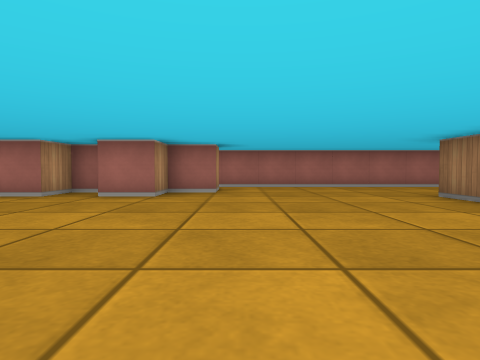
[1] (above)

16 first-person views from a walk through a cub3D ray-caster map. The camera is about half as high as the walls, tilts 2° down and sees 75° across. The floor is counted in squares. Each view is taken from the middle of a square. On the plan, view 1 faces up. The plan holds only what a view shows up to about 9 squares ahead; the rest is blank.

[2]
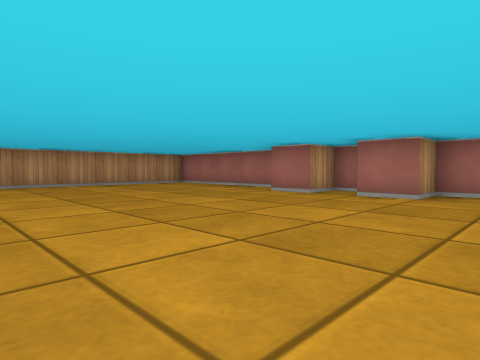

[3]
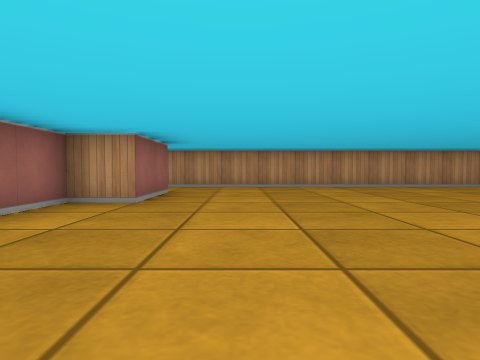

[4]
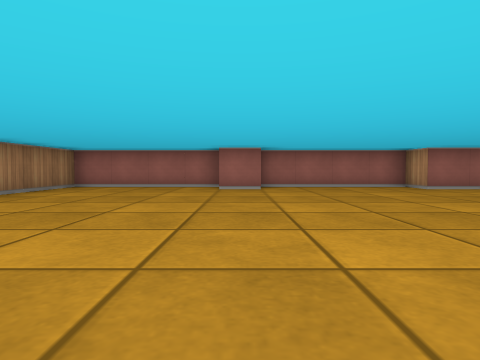

[5]
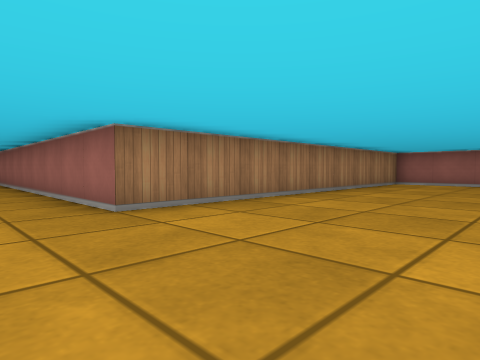

[6]
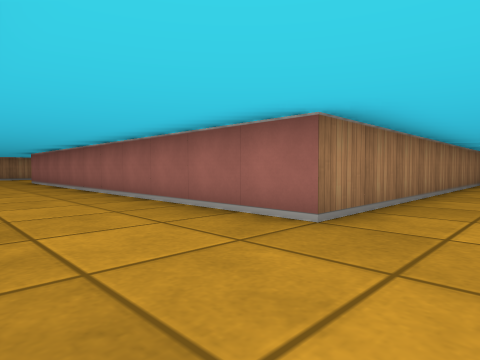

[7]
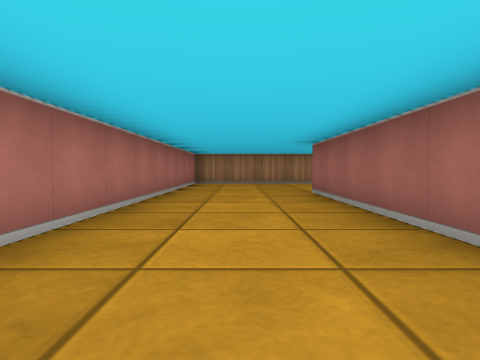

[8]
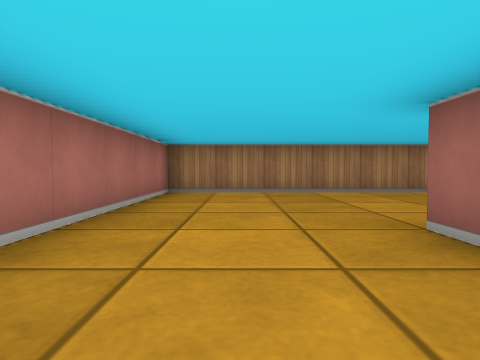

[9]
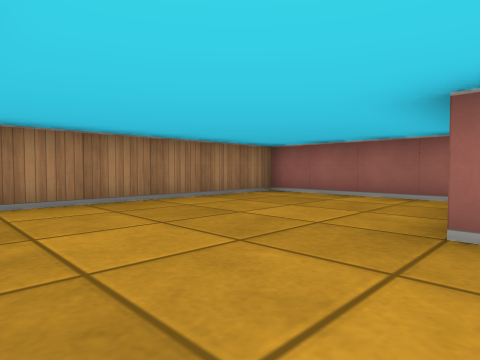

[10]
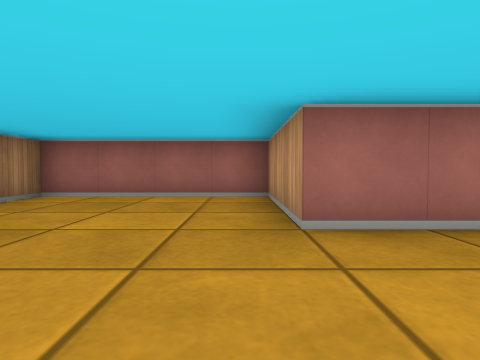

[11]
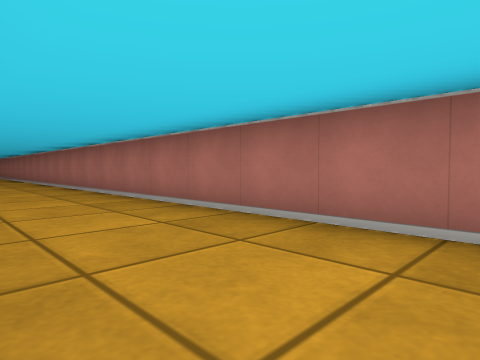

[12]
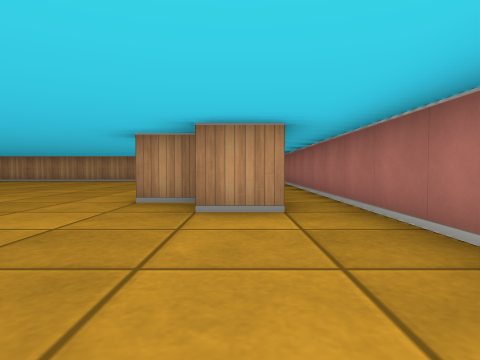

[13]
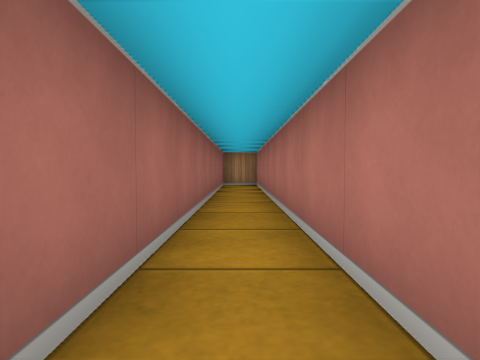

[14]
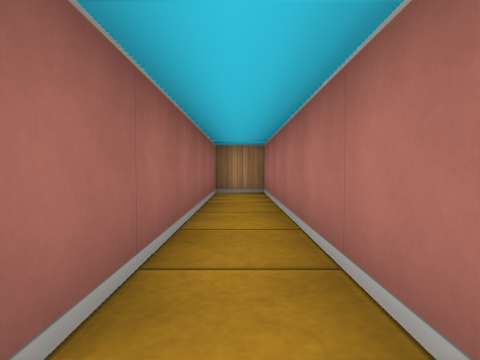

[15]
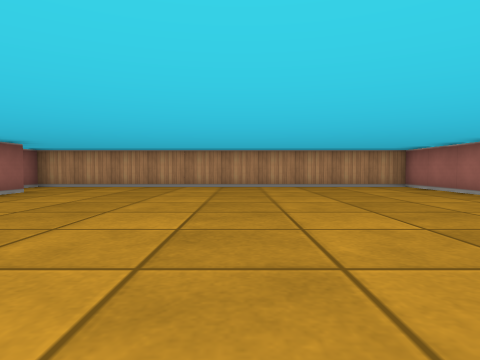

[16]
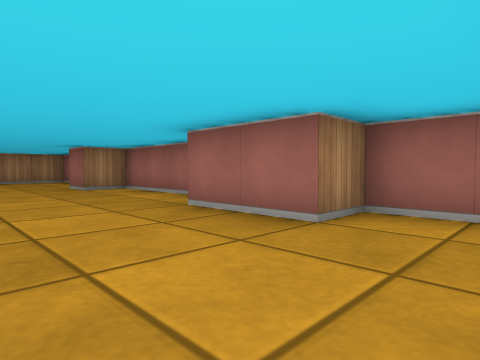

### Floor plan
Points are (right, up) in squares from view 1. A wall is a line through its corners. A room is listed if a view was taken in it or the views show most of it. See-through windows are left out.
Room 1 (views 1, 2, 3, 4, 5, 6, 7, 8, 9, 10, 11, 12, 13, 14, 15, 16)
walls: (-2.9, 6.5) (-3.5, 6.5) (-3.5, 5.5) (-4.5, 5.5); (-0.5, -3.5) (3.5, -3.5) (3.5, 5.5) (14.5, 5.5) (14.5, 2.5) (18.5, 2.5) (18.5, 8.5) (-9.5, 8.5) (-9.5, 7.5) (-0.5, 7.5) (-0.5, 6.5) (-1.5, 6.5) (-1.5, 5.5) (-2.5, 5.5); (-5.2, 6.5) (-9.5, 6.5) (-9.5, -3.5) (-7.5, -3.5) (-7.5, -2.5) (-5.5, -2.5) (-5.5, -3.5) (-1.5, -3.5) (-1.5, -2.5) (-0.5, -2.5)

Where each view was taken, in squares from view 1:
view 1: 0 up, 0 right, facing up
view 2: 0 up, 0 right, facing up-left
view 3: 1 down, 1 left, facing left
view 4: 5 up, 1 left, facing down
view 5: 7 up, 0 right, facing down-right
view 6: 8 up, 2 right, facing down-right
view 7: 7 up, 8 right, facing right
view 8: 7 up, 12 right, facing right
view 9: 8 up, 14 right, facing down-right
view 10: 8 up, 15 right, facing down
view 11: 6 up, 15 right, facing up-left
view 12: 7 up, 3 right, facing left
view 13: 8 up, 0 right, facing left
view 14: 8 up, 3 left, facing left
view 15: 2 up, 1 left, facing left
view 16: 0 up, 9 left, facing down-right
